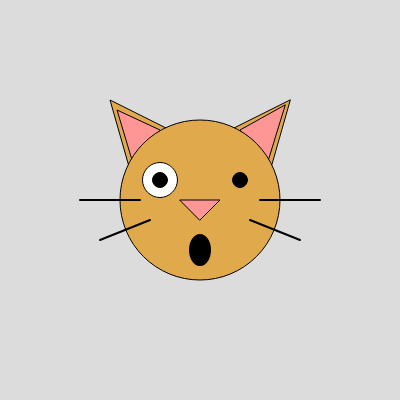
Frame 1 (no input)
Frame 60 (no input): identical to frame 1, image omitted
Frame 120 (the mouse pressed at the canvas centre since frame 60): identical to frame 1, image omitted

The p5.js sketch that drew this single still picture (run headless with seeded random() and noise() and a simulated clock; from frame 60 on, the mouse is pressed at the canvas centre):

// p5.js sketch
// ── sketch.js
function setup() {
  createCanvas(400, 400);
  background(220);

  fill(224, 170, 76);
  // Orecchio sinistro (triangolo)
  triangle(
    130, 170,  // Base sinistra
    110, 100,   // Punta
    170, 130   // Base destra
  );
  
  fill(255, 150, 150);
  // interno orecchio sinistro (triangolo)
  triangle(
    135, 170,  // Base sinistra
    117, 110,   // Punta
    160, 130   // Base destra
  );

  fill(224, 170, 76);
  // Orecchio destro (triangolo)
  triangle(
    270, 170,  // Base sinistra
    230, 130,   // Punta
    290, 100   // Base destra
  );

  fill(255, 150, 150);
  // interno orecchio destro (triangolo)
  triangle(
    265, 170,  // Base destra
    240, 130,   
    285, 105   // Base sinistra
  );

  fill(224, 170, 76);
  // Testa del gatto (cerchio grigio)
  circle(200, 200, 160);
  

  // Occhio sinistro (cerchio nero)
  fill(255)
  circle(160, 180, 35);
  
  // Occhio destro (cerchio nero)
  fill(0);
  circle(240, 180, 15);

  // Pupilla sinistra (cerchio nero)
  fill(0);
  circle(160, 180, 15);

  
  // Naso (piccolo triangolo rosa)
  fill(255, 150, 150);
  triangle(
    180, 200,  // Sinistra
    220, 200,  // Destra
    200, 220   // Punta in basso
  );

  // Baffi sinistri (linee nere)
  stroke(0);
  strokeWeight(2);
  line(140, 200, 80, 200);
  line(150, 220, 100, 240);

  // Baffi destri (linee nere)
  line(260, 200, 320, 200);
  line(250, 220, 300, 240);

  // // Bocca (linea nera)
  // strokeWeight(4);
  // line(width*0.45, height *0.65, width*0.55, height *0.63);

  // Bocca (ovale nero)
  fill(0);
  ellipse(200, 250, 20, 30);



}

function draw() {

}
